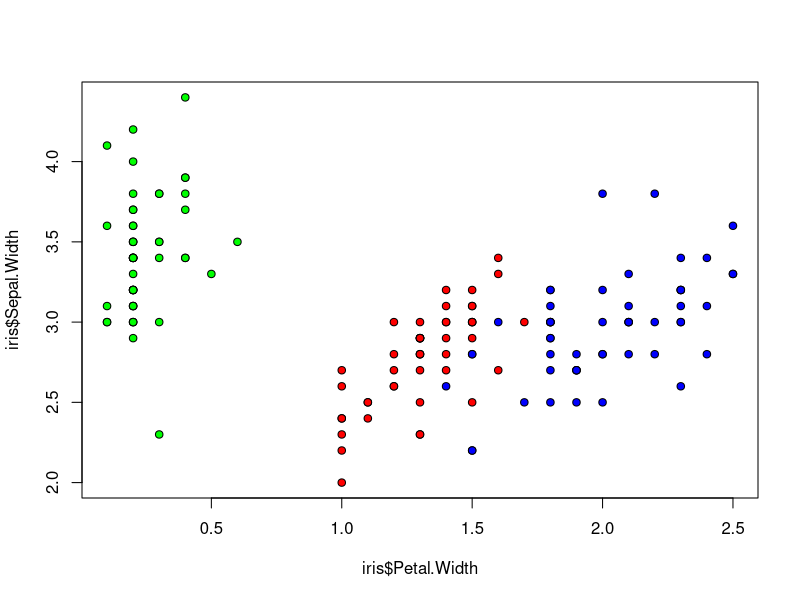

Write the R code that produced this figure.
## ---- chunk 1
knitr::opts_chunk$set(echo = TRUE)
## ---- chunk 2
summary(iris)
## ---- chunk 3
plot(iris$Petal.Width,iris$Sepal.Width, pch = 21, bg = c("green", "red", "blue")[unclass(iris$Species)])
#plot(iris$Petal.Length,iris$Sepal.Width, pch = 21, bg = c("green", "red", "blue")[unclass(iris$Species)])
